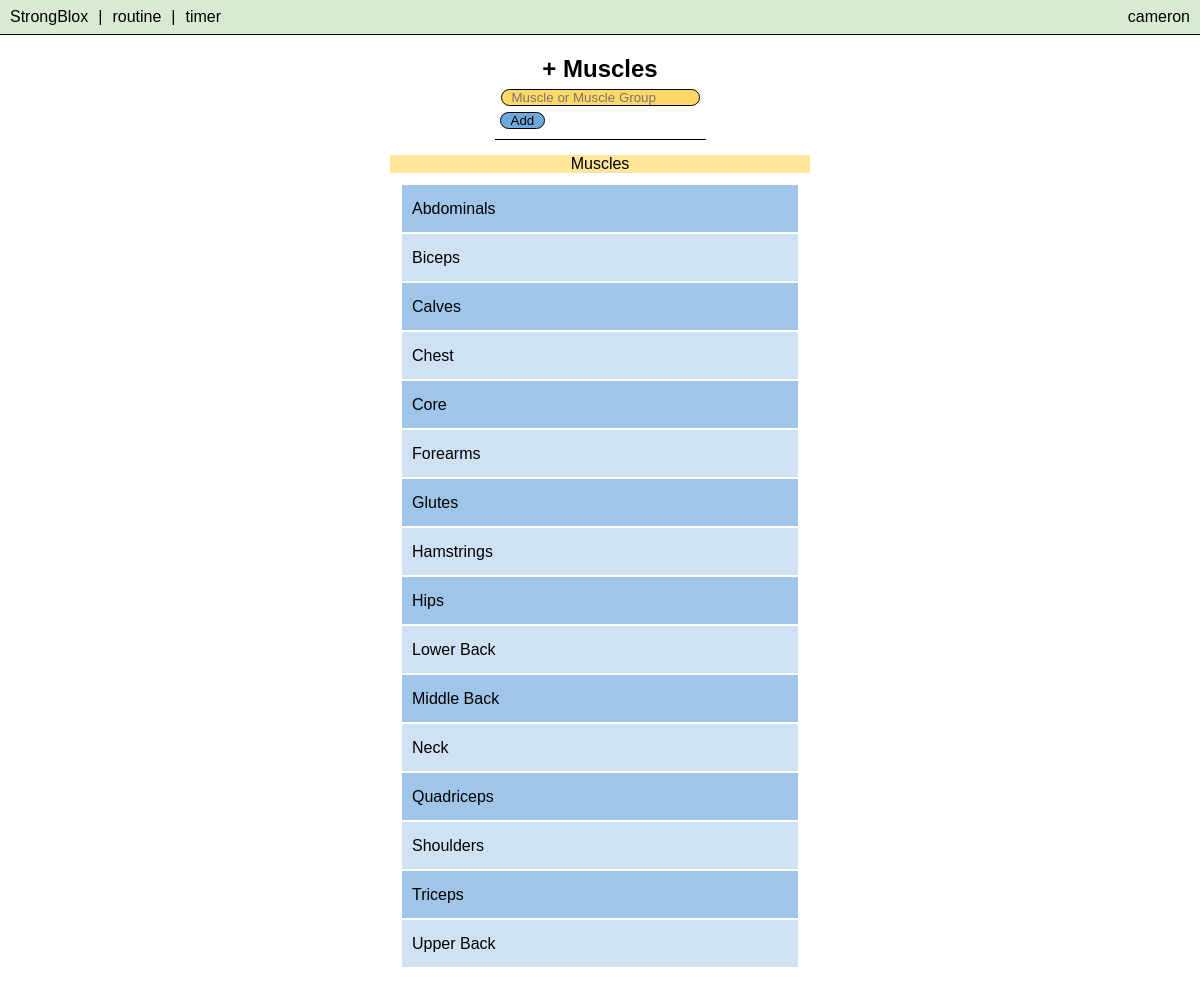
The app's page /muscles (signed in) with its own data.
### tables this page shows
CREATE TABLE muscles (
        muscle_id INTEGER PRIMARY KEY,
        muscle TEXT NOT NULL,
        user_id INTEGER
    );

### app.py (the view)
@app.route("/muscles", methods=["GET", "POST"])
@login_required
def muscles():
    if request.method == "POST":
        muscle = request.form.get("muscle")
        db = sqlite3.connect("workouts.db")
        cur = db.cursor()
        cur.execute("INSERT INTO muscles (muscle, user_id) VALUES(?,?)", (muscle, session["user_id"]))
        db.commit()
        db.close()
        return redirect("/muscles")
    else:
        db = sqlite3.connect("workouts.db")
        db.row_factory = sqlite3.Row
        cur = db.cursor()
        cur.execute("SELECT * FROM muscles WHERE user_id IS NULL OR user_id = ? ORDER BY muscle", (session["user_id"],))
        muscles = cur.fetchall()
        return render_template("muscles.html", muscles=muscles)

### app.py (called while the page is built)
def login_required(f):
    @wraps(f)
    def decorated_function(*args, **kwargs):
        if session.get("user_id") is None:
            return redirect("/login")
        return f(*args, **kwargs)
    return decorated_function

@app.after_request
def after_request(response):
    response.headers["Cache-Control"] = "no-cache, no-store, must-revalidate"
    response.headers["Expires"] = 0
    response.headers["Pragma"] = "no-cache"
    return response

### templates/muscles.html (shortened to what this page needs)
{% extends "layout.html" %}
{% block body %}
    <div class="container">
        <div class="section interactive">
            <h2>+ Muscles</h2>
            <form action="/muscles" method="post">
                <input autocomplete="off" autofocus name="muscle" placeholder="Muscle or Muscle Group" type="text">
                <br>
                <input class="lists" type="submit" value="Add">
            </form>
        </div>
        <div class="section data">
            <table id="table-muscles">
                <div class="sticky">
                    <p class="history-calendar">Muscles</p>
                </div>
                <tbody>
                    {% for muscle in muscles %}
                        <tr>
                            <td>{{ muscle.muscle }}</td>
                        </tr>
                    {% endfor %}
                </tbody>
            </table>
        </div>
    </div>
{% endblock %}

### static/styles.css (style rules this page uses)
* { font-family: 'Trebuchet MS', sans-serif; }
body { margin: 0px; }
h2 { text-align: center; margin-top: 10px; margin-bottom: 5px; }
p { margin-top: 10px; margin-bottom: 5px; }
.container { margin-bottom: 10px; padding-bottom: 10px; position: relative; width: 100%; overflow: auto; top: 40px; bottom: 0px; left: 50%; transform: translateX(-50%); }
.section { padding: 5px; margin-left: auto; margin-right: auto; width: fit-content; }
.interactive { background-color: white; border-bottom: 1px solid black; }
.data { background-color: white; }
input { background-color: #ffd966; color: black; border: 1px solid black; border-radius: 12px; padding: 0px 10px; margin: 1px; margin-bottom: 5px; }
.sticky { top: 20px; position: sticky; }
#table-muscles { margin: 10px; width: 90vw; max-width: 400px; }
#table-muscles td { line-height: 27px; padding: 10px; }
#table-muscles tbody > tr:nth-child(even) { background-color: #cfe2f3; }
#table-muscles tbody > tr:nth-child(odd) { background-color: #9fc5e8; }
.history-calendar { text-align: center; background-color: #ffe599; }
.lists { margin-left: auto; margin-right: auto; width: fit-content; background-color: #6fa8dc; }

### records on screen
muscles: muscle "Abdominals"
muscles: muscle "Biceps"
muscles: muscle "Calves"
muscles: muscle "Chest"
muscles: muscle "Core"
muscles: muscle "Forearms"
muscles: muscle "Glutes"
muscles: muscle "Hamstrings"
muscles: muscle "Hips"
muscles: muscle "Lower Back"
muscles: muscle "Middle Back"
muscles: muscle "Neck"
muscles: muscle "Quadriceps"
muscles: muscle "Shoulders"
muscles: muscle "Triceps"
muscles: muscle "Upper Back"

### other values on screen
{{ session["username"] }} "cameron"
